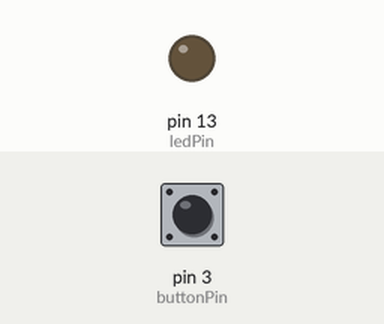
Simulated run of this sketch. Board: Arduino Nano, built with avr-gcc and run on an emulated ATmega328P. On the bench: output pins drawn as LEDs (lit = HIGH). Inputs (shaded band) come from the test bench; at power-on: pin 3 (buttonPin) HIGH.

Above: at 1.2 s.
1.3 s: pin 3 (buttonPin) pulled LOW for 0.15 s
At 2.5 s:
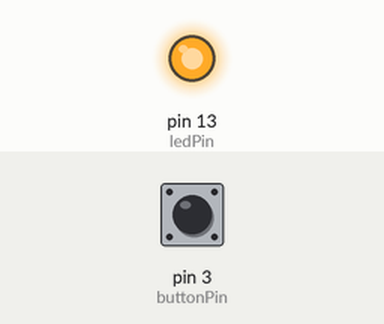
2.9 s: pin 3 (buttonPin) pulled LOW for 1 s
At 3.8 s:
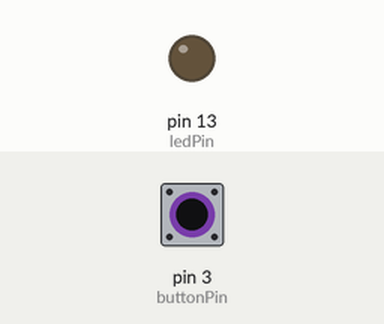
5.4 s: pin 3 (buttonPin) pulled LOW for 3.2 s
At 5.7 s:
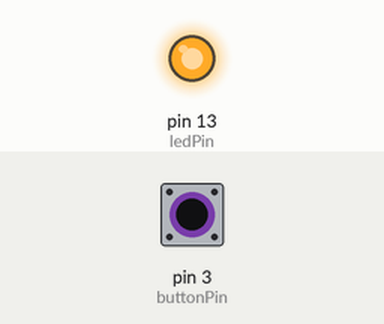
Timing chart, 0 to 8.4 s (numbered marks = the images above; inputs shaded):
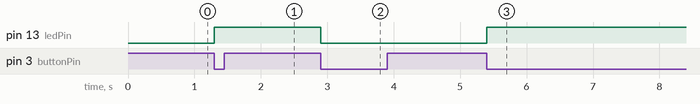

The sketch:

pushButtonISR.ino
```cpp
/*
 * Project Name: Resistor Vending Machine
 * Author      : Ashley Leal
 * Date        : 07/11/2024
 *
 * File Name   : pushButtonISR.ino
 * Purpose     : Push button interrupt service routine (ISR) to toggle on-board LED
 *
 */

const int buttonPin = 3;
const int ledPin = 13;

volatile bool ledState = LOW;

// debounce prevents the button from being spammed
const unsigned long debounceDelay = 250; // in ms
volatile unsigned long lastDebounceTime = 0;

void setup() {
  pinMode(buttonPin, INPUT_PULLUP);
  pinMode(ledPin, OUTPUT);

  // calling ISR on negedge of button press
  attachInterrupt(digitalPinToInterrupt(buttonPin), pushButtonISR, FALLING);

  digitalWrite(ledPin, ledState);
}

void loop() {

}

// Interrupt Service Routine (ISR) for the button press
void pushButtonISR() {
  unsigned long currentTime = millis();

  // if the current time is larger than the debounce delay, toggle the LED
  if (currentTime - lastDebounceTime > debounceDelay) {
    ledState = !ledState;
    digitalWrite(ledPin, ledState);
    lastDebounceTime = currentTime;
  }
}
```

Measured:
- after the input at 1.3 s, pin 13 (ledPin): LOW → HIGH at once
- after the input at 2.9 s, pin 13 (ledPin): HIGH → LOW at once
- after the input at 5.4 s, pin 13 (ledPin): LOW → HIGH at once
